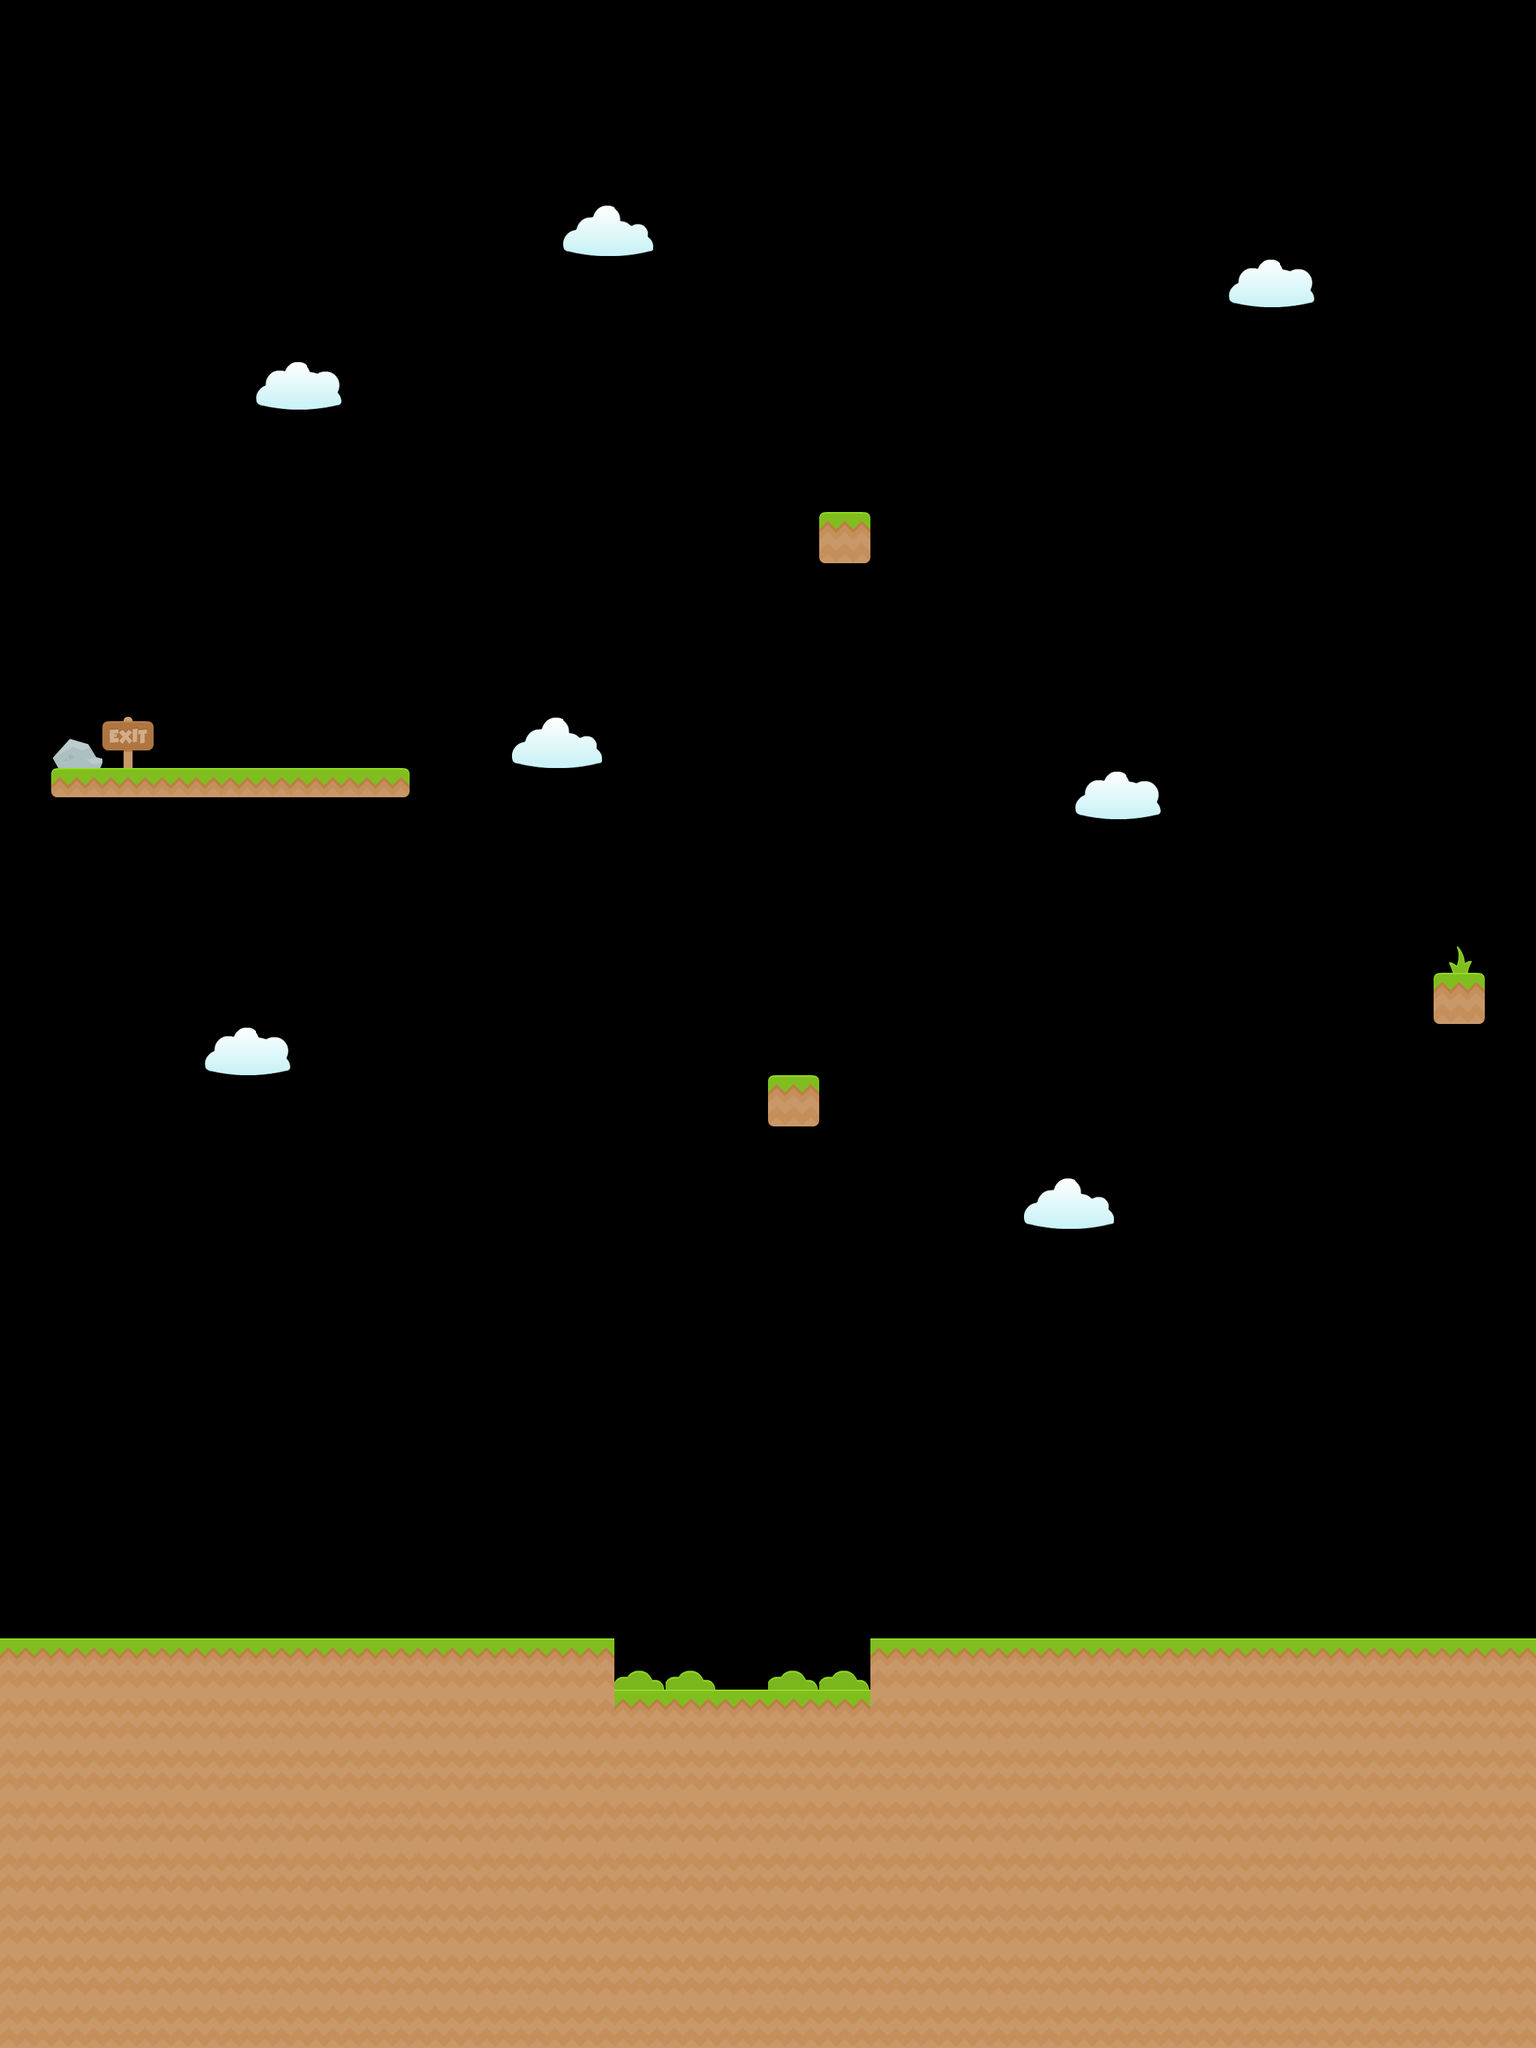

A level layout from a 2D game, rendered from its tile map. Below: a short description, then the map file with its tile-grid data intact:
An orthogonal 30x40 tile map with 70x70 px tiles, 2 tile layers (Background, Platforms), 2 tilesets and 9 objects (3x GrassBlock, 3x SnakeSlime, Player, Gem, Exit).

<map version="1.8" tiledversion="1.8.4" orientation="orthogonal" renderorder="right-down" width="30" height="40" tilewidth="70" tileheight="70" infinite="0" nextlayerid="5" nextobjectid="10">
 <editorsettings>
  <export target="boing2.json" format="json" />
 </editorsettings>
 <tileset firstgid="1" name="BaseTiles" tilewidth="70" tileheight="70" spacing="2" tilecount="169" columns="13">
  <image source="../Textures/Tileset/base_tiles_spritesheet.png" width="936" height="936" />
 </tileset>
 <tileset firstgid="170" name="Items" tilewidth="70" tileheight="70" spacing="2" tilecount="64" columns="8">
  <image source="../Textures/Tileset/items_spritesheet.png" width="576" height="576" />
 </tileset>
 <layer id="1" name="Background" width="30" height="40">
  <data encoding="csv">
0,0,0,0,0,0,0,0,0,0,0,0,0,0,0,0,0,0,0,0,0,0,0,0,0,0,0,0,0,0,
0,0,0,0,0,0,0,0,0,0,0,0,0,0,0,0,0,0,0,0,0,0,0,0,0,0,0,0,0,0,
0,0,0,0,0,0,0,0,0,0,0,0,0,0,0,0,0,0,0,0,0,0,0,0,0,0,0,0,0,0,
0,0,0,0,0,0,0,0,0,0,0,0,0,0,0,0,0,0,0,0,0,0,0,0,0,0,0,0,0,0,
0,0,0,0,0,0,0,0,0,0,0,155,156,0,0,0,0,0,0,0,0,0,0,0,0,0,0,0,0,0,
0,0,0,0,0,0,0,0,0,0,0,0,0,0,0,0,0,0,0,0,0,0,0,0,142,143,0,0,0,0,
0,0,0,0,0,0,0,0,0,0,0,0,0,0,0,0,0,0,0,0,0,0,0,0,0,0,0,0,0,0,
0,0,0,0,0,142,143,0,0,0,0,0,0,0,0,0,0,0,0,0,0,0,0,0,0,0,0,0,0,0,
0,0,0,0,0,0,0,0,0,0,0,0,0,0,0,0,0,0,0,0,0,0,0,0,0,0,0,0,0,0,
0,0,0,0,0,0,0,0,0,0,0,0,0,0,0,0,0,0,0,0,0,0,0,0,0,0,0,0,0,0,
0,0,0,0,0,0,0,0,0,0,0,0,0,0,0,0,0,0,0,0,0,0,0,0,0,0,0,0,0,0,
0,0,0,0,0,0,0,0,0,0,0,0,0,0,0,0,0,0,0,0,0,0,0,0,0,0,0,0,0,0,
0,0,0,0,0,0,0,0,0,0,0,0,0,0,0,0,0,0,0,0,0,0,0,0,0,0,0,0,0,0,
0,0,0,0,0,0,0,0,0,0,0,0,0,0,0,0,0,0,0,0,0,0,0,0,0,0,0,0,0,0,
0,194,0,0,0,0,0,0,0,0,155,156,0,0,0,0,0,0,0,0,0,0,0,0,0,0,0,0,0,0,
0,0,0,0,0,0,0,0,0,0,0,0,0,0,0,0,0,0,0,0,0,142,143,0,0,0,0,0,0,0,
0,0,0,0,0,0,0,0,0,0,0,0,0,0,0,0,0,0,0,0,0,0,0,0,0,0,0,0,0,0,
0,0,0,0,0,0,0,0,0,0,0,0,0,0,0,0,0,0,0,0,0,0,0,0,0,0,0,0,0,0,
0,0,0,0,0,0,0,0,0,0,0,0,0,0,0,0,0,0,0,0,0,0,0,0,0,0,0,0,210,0,
0,0,0,0,0,0,0,0,0,0,0,0,0,0,0,0,0,0,0,0,0,0,0,0,0,0,0,0,0,0,
0,0,0,0,142,143,0,0,0,0,0,0,0,0,0,0,0,0,0,0,0,0,0,0,0,0,0,0,0,0,
0,0,0,0,0,0,0,0,0,0,0,0,0,0,0,0,0,0,0,0,0,0,0,0,0,0,0,0,0,0,
0,0,0,0,0,0,0,0,0,0,0,0,0,0,0,0,0,0,0,0,0,0,0,0,0,0,0,0,0,0,
0,0,0,0,0,0,0,0,0,0,0,0,0,0,0,0,0,0,0,0,155,156,0,0,0,0,0,0,0,0,
0,0,0,0,0,0,0,0,0,0,0,0,0,0,0,0,0,0,0,0,0,0,0,0,0,0,0,0,0,0,
0,0,0,0,0,0,0,0,0,0,0,0,0,0,0,0,0,0,0,0,0,0,0,0,0,0,0,0,0,0,
0,0,0,0,0,0,0,0,0,0,0,0,0,0,0,0,0,0,0,0,0,0,0,0,0,0,0,0,0,0,
0,0,0,0,0,0,0,0,0,0,0,0,0,0,0,0,0,0,0,0,0,0,0,0,0,0,0,0,0,0,
0,0,0,0,0,0,0,0,0,0,0,0,0,0,0,0,0,0,0,0,0,0,0,0,0,0,0,0,0,0,
0,0,0,0,0,0,0,0,0,0,0,0,0,0,0,0,0,0,0,0,0,0,0,0,0,0,0,0,0,0,
0,0,0,0,0,0,0,0,0,0,0,0,0,0,0,0,0,0,0,0,0,0,0,0,0,0,0,0,0,0,
0,0,0,0,0,0,0,0,0,0,0,0,0,0,0,0,0,0,0,0,0,0,0,0,0,0,0,0,0,0,
0,0,0,0,0,0,0,0,0,0,0,0,189,189,0,189,189,0,0,0,0,0,0,0,0,0,0,0,0,0,
0,0,0,0,0,0,0,0,0,0,0,0,0,0,0,0,0,0,0,0,0,0,0,0,0,0,0,0,0,0,
0,0,0,0,0,0,0,0,0,0,0,0,0,0,0,0,0,0,0,0,0,0,0,0,0,0,0,0,0,0,
0,0,0,0,0,0,0,0,0,0,0,0,0,0,0,0,0,0,0,0,0,0,0,0,0,0,0,0,0,0,
0,0,0,0,0,0,0,0,0,0,0,0,0,0,0,0,0,0,0,0,0,0,0,0,0,0,0,0,0,0,
0,0,0,0,0,0,0,0,0,0,0,0,0,0,0,0,0,0,0,0,0,0,0,0,0,0,0,0,0,0,
0,0,0,0,0,0,0,0,0,0,0,0,0,0,0,0,0,0,0,0,0,0,0,0,0,0,0,0,0,0,
0,0,0,0,0,0,0,0,0,0,0,0,0,0,0,0,0,0,0,0,0,0,0,0,0,0,0,0,0,0
</data>
 </layer>
 <layer id="2" name="Platforms" width="30" height="40">
  <data encoding="csv">
169,169,169,169,169,169,169,169,169,169,169,169,169,169,169,169,169,169,169,169,169,169,169,169,169,169,169,169,169,169,
169,0,0,0,0,0,0,0,0,0,0,0,0,0,0,0,0,0,0,0,0,0,0,0,0,0,0,0,0,169,
169,0,0,0,0,0,0,0,0,0,0,0,0,0,0,0,0,0,0,0,0,0,0,0,0,0,0,0,0,169,
169,0,0,0,0,0,0,0,0,0,0,0,0,0,0,0,0,0,0,0,0,0,0,0,0,0,0,0,0,169,
169,0,0,0,0,0,0,0,0,0,0,0,0,0,0,0,0,0,0,0,0,0,0,0,0,0,0,0,0,169,
169,0,0,0,0,0,0,0,0,0,0,0,0,0,0,0,0,0,0,0,0,0,0,0,0,0,0,0,0,169,
169,0,0,0,0,0,0,0,0,0,0,0,0,0,0,0,0,0,0,0,0,0,0,0,0,0,0,0,0,169,
169,0,0,0,0,0,0,0,0,0,0,0,0,0,0,0,0,0,0,0,0,0,0,0,0,0,0,0,0,169,
169,0,0,0,0,0,0,0,0,0,0,0,0,0,0,0,0,0,0,0,0,0,0,0,0,0,0,0,0,169,
169,0,0,0,0,0,0,0,0,0,0,0,0,0,0,0,0,0,0,0,0,0,0,0,0,0,0,0,0,169,
169,0,0,0,0,0,0,0,0,0,0,0,0,0,0,0,10,0,0,0,0,0,0,0,0,0,0,0,0,169,
169,0,0,0,0,0,0,0,0,0,0,0,0,0,0,0,0,0,0,0,0,0,0,0,0,0,0,0,0,169,
169,0,0,0,0,0,0,0,0,0,0,0,0,0,0,0,0,0,0,0,0,0,0,0,0,0,0,0,0,169,
169,0,0,0,0,0,0,0,0,0,0,0,0,0,0,0,0,0,0,0,0,0,0,0,0,0,0,0,0,169,
169,0,70,0,0,0,0,0,0,0,0,0,0,0,0,0,0,0,0,0,0,0,0,0,0,0,0,0,0,169,
169,74,61,61,61,61,61,48,0,0,0,0,0,0,0,0,0,0,0,0,0,0,0,0,0,0,0,0,0,169,
169,0,0,0,0,0,0,0,0,0,0,0,0,0,0,0,0,0,0,0,0,0,0,0,0,0,0,0,0,169,
169,0,0,0,0,0,0,0,0,0,0,0,0,0,0,0,0,0,0,0,0,0,0,0,0,0,0,0,0,169,
169,0,0,0,0,0,0,0,0,0,0,0,0,0,0,0,0,0,0,0,0,0,0,0,0,0,0,0,0,169,
169,0,0,0,0,0,0,0,0,0,0,0,0,0,0,0,0,0,0,0,0,0,0,0,0,0,0,0,10,169,
169,0,0,0,0,0,0,0,0,0,0,0,0,0,0,0,0,0,0,0,0,0,0,0,0,0,0,0,0,169,
169,0,0,0,0,0,0,0,0,0,0,0,0,0,0,10,0,0,0,0,0,0,0,0,0,0,0,0,0,169,
169,0,0,0,0,0,0,0,0,0,0,0,0,0,0,0,0,0,0,0,0,0,0,0,0,0,0,0,0,169,
169,0,0,0,0,0,0,0,0,0,0,0,0,0,0,0,0,0,0,0,0,0,0,0,0,0,0,0,0,169,
169,0,0,0,0,0,0,0,0,0,0,0,0,0,0,0,0,0,0,0,0,0,0,0,0,0,0,0,0,169,
169,0,0,0,0,0,0,0,0,0,0,0,0,0,0,0,0,0,0,0,0,0,0,0,0,0,0,0,0,169,
169,0,0,0,0,0,0,0,0,0,0,0,0,0,0,0,0,0,0,0,0,0,0,0,0,0,0,0,0,169,
169,0,0,0,0,0,0,0,0,0,0,0,0,0,0,0,0,0,0,0,0,0,0,0,0,0,0,0,0,169,
169,0,0,0,0,0,0,0,0,0,0,0,0,0,0,0,0,0,0,0,0,0,0,0,0,0,0,0,0,169,
169,0,0,0,0,0,0,0,0,0,0,0,0,0,0,0,0,0,0,0,0,0,0,0,0,0,0,0,0,169,
169,0,0,0,0,0,0,0,0,0,0,0,0,0,0,0,0,0,0,0,0,0,0,0,0,0,0,0,0,169,
169,0,0,0,0,0,0,0,0,0,0,0,0,0,0,0,0,0,0,0,0,0,0,0,0,0,0,0,0,169,
112,112,112,112,112,112,112,112,112,112,112,112,0,0,0,0,0,112,112,112,112,112,112,112,112,112,112,112,112,112,
165,165,165,165,165,165,165,165,165,165,165,165,112,112,112,112,112,165,165,165,165,165,165,165,165,165,165,165,165,165,
165,165,165,165,165,165,165,165,165,165,165,165,165,165,165,165,165,165,165,165,165,165,165,165,165,165,165,165,165,165,
165,165,165,165,165,165,165,165,165,165,165,165,165,165,165,165,165,165,165,165,165,165,165,165,165,165,165,165,165,165,
165,165,165,165,165,165,165,165,165,165,165,165,165,165,165,165,165,165,165,165,165,165,165,165,165,165,165,165,165,165,
165,165,165,165,165,165,165,165,165,165,165,165,165,165,165,165,165,165,165,165,165,165,165,165,165,165,165,165,165,165,
165,165,165,165,165,165,165,165,165,165,165,165,165,165,165,165,165,165,165,165,165,165,165,165,165,165,165,165,165,165,
165,165,165,165,165,165,165,165,165,165,165,165,165,165,165,165,165,165,165,165,165,165,165,165,165,165,165,165,165,165
</data>
 </layer>
 <objectgroup id="3" name="Spawns">
  <object id="1" name="Player" type="Player" x="700" y="2170" width="70" height="70" />
  <object id="2" name="GrassBlock" type="GrassBlock" x="980" y="1890" width="70" height="70">
   <properties>
    <property name="jumpHeight" value="10" />
   </properties>
  </object>
  <object id="3" name="GrassBlock" type="GrassBlock" x="1050" y="1400" width="70" height="70">
   <properties>
    <property name="jumpHeight" value="8" />
   </properties>
  </object>
  <object id="4" name="SnakeSlime" type="SnakeSlime" x="350" y="980" width="70" height="70" />
  <object id="5" name="SnakeSlime" type="SnakeSlime" x="420" y="980" width="70" height="70" />
  <object id="6" name="GrassBlock" type="GrassBlock" x="1120" y="630" width="70" height="70">
   <properties>
    <property name="jumpHeight" value="5" />
   </properties>
  </object>
  <object id="7" name="SnakeSlime" type="SnakeSlime" x="490" y="980" width="70" height="70" />
 </objectgroup>
 <objectgroup id="4" name="Objects">
  <object id="8" name="Gem" type="Gem" gid="204" x="1960" y="1330" width="70" height="70" />
  <object id="9" name="Exit" type="Exit" gid="65" x="140" y="1050" width="70" height="70" />
 </objectgroup>
</map>
